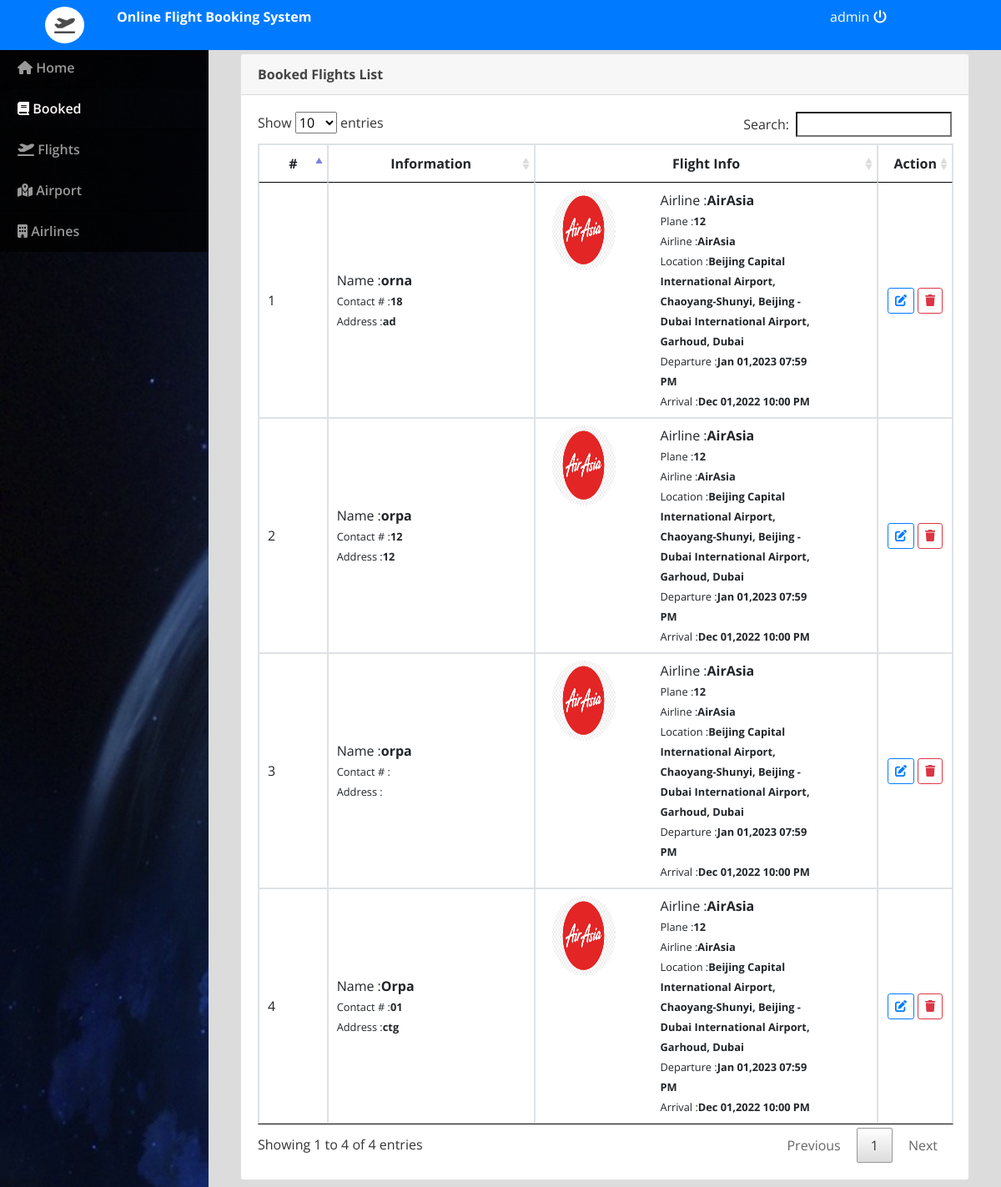
/admin/index.php?page=booked (signed in), run on the app's committed database.
### tables this page shows
CREATE TABLE `booked_flight` (
  `id` int(30) NOT NULL,
  `flight_id` int(30) NOT NULL,
  `name` text NOT NULL,
  `address` text NOT NULL,
  `contact` text NOT NULL
);

CREATE TABLE `airlines_list` (
  `id` int(30) NOT NULL,
  `airlines` text NOT NULL,
  `logo_path` text NOT NULL
);

CREATE TABLE `flight_list` (
  `id` int(30) NOT NULL,
  `airline_id` int(30) NOT NULL,
  `plane_no` text NOT NULL,
  `departure_airport_id` int(30) NOT NULL,
  `arrival_airport_id` int(30) NOT NULL,
  `departure_datetime` datetime NOT NULL,
  `arrival_datetime` datetime NOT NULL,
  `seats` int(10) NOT NULL DEFAULT 0,
  `price` double NOT NULL,
  `date_created` datetime NOT NULL DEFAULT current_timestamp()
);

### admin/booked.php (the view, shortened to what this page needs)
<?php include 'db_connect.php' ?>
<div class="container-fluid">
	<div class="col-lg-12">
		<div class="card">
			<div class="card-header">
				<large class="card-title">
					<b>Booked Flights List</b>
				</large>
			</div>
			<div class="card-body">
				<table class="table table-bordered" id="flight-list">
					<colgroup>
						<col width="10%">
						<col width="30%">
						<col width="50%">
						<col width="10%">
					</colgroup>
					<thead>
						<tr>
							<th class="text-center">#</th>
							<th class="text-center">Information</th>
							<th class="text-center">Flight Info</th>
							<th class="text-center">Action</th>
						</tr>
					</thead>
					<tbody>
						<?php
							$airport = $conn->query("SELECT * FROM airport_list ");
							while($row = $airport->fetch_assoc()){
								$aname[$row['id']] = ucwords($row['airport'].', '.$row['location']);
							}
							$i=1;
							$qry = $conn->query("SELECT b.*,f.*,a.airlines,a.logo_path,b.id as bid FROM  booked_flight b inner join flight_list f on f.id = b.flight_id inner join airlines_list a on f.airline_id = a.id  order by b.id desc");
							while($row = $qry->fetch_assoc()):
						 ?>
						 <tr>
						 	<td><?php echo $i++ ?></td>
						 	<td>
						 		<p>Name :<b><?php echo $row['name'] ?></b></p>
						 		<p><small>Contact # :<b><?php echo $row['contact'] ?></small></b></p>
						 		<p><small>Address :<b><?php echo $row['address'] ?></small></b></p>
						 	</td>
						 	<td>
						 		<div class="row">
						 		<div class="col-sm-4">
						 			<img src="../assets/img/<?php echo $row['logo_path'] ?>" alt="" class="btn-rounder badge-pill">
						 		</div>
						 		<div class="col-sm-6">
						 		<p>Airline :<b><?php echo $row['airlines'] ?></b></p>
						 		<p><small>Plane :<b><?php echo $row['plane_no'] ?></small></b></p>
						 		<p><small>Airline :<b><?php echo $row['airlines'] ?></small></b></p>
						 		<p><small>Location :<b><?php echo $aname[$row['departure_airport_id']].' - '.$aname[$row['arrival_airport_id']] ?></small></b></p>
						 		<p><small>Departure :<b><?php echo date('M d,Y h:i A',strtotime($row['departure_datetime'])) ?></small></b></p>
						 		<p><small>Arrival :<b><?php echo date('M d,Y h:i A',strtotime($row['arrival_datetime'])) ?></small></b></p>
						 		</div>
						 		</div>
						 	</td>
						 	<td class="text-center">
						 			<button class="btn btn-outline-primary btn-sm edit_booked" type="button" data-id="<?php echo $row['bid'] ?>"><i class="fa fa-edit"></i></button>
						 			<button class="btn btn-outline-danger btn-sm delete_booked" type="button" data-id="<?php echo $row['bid'] ?>"><i class="fa fa-trash"></i></button>
						 	</td>
						 </tr>
						<?php endwhile; ?>
					</tbody>
				</table>
			</div>
		</div>
	</div>
</div>

### admin/index.php (shortened to what this page needs)
<!DOCTYPE html>
<html lang="en">
<head>
    <?php
 include('./header.php'); ;
 ?>
</head>
<body>
    <?php include 'topbar.php' ?>
    <?php include 'navbar.php' ?>
    <main id="view-panel">
        <?php $page = isset($_GET['page']) ? $_GET['page'] :'home'; ?>
        <?php include $page.'.php' ?>
    </main>
</body>
</html>

### admin/header.php (shortened to what this page needs)
  <link rel="stylesheet" href="assets/font-awesome/css/all.min.css">
<link href="assets/vendor/bootstrap/css/bootstrap.min.css" rel="stylesheet">
<link href="assets/vendor/icofont/icofont.min.css" rel="stylesheet">
<link href="assets/vendor/boxicons/css/boxicons.min.css" rel="stylesheet">
<link href="assets/vendor/venobox/venobox.css" rel="stylesheet">
<link href="assets/vendor/animate.css/animate.min.css" rel="stylesheet">
<link href="assets/vendor/remixicon/remixicon.css" rel="stylesheet">
<link href="assets/vendor/owl.carousel/assets/owl.carousel.min.css" rel="stylesheet">
<link href="assets/vendor/bootstrap-datepicker/css/bootstrap-datepicker.min.css" rel="stylesheet">
<link href="assets/DataTables/datatables.min.css" rel="stylesheet">
<link href="assets/css/jquery.datetimepicker.min.css" rel="stylesheet">
<link href="assets/css/select2.min.css" rel="stylesheet">
<link href="assets/css/style.css" rel="stylesheet">
<link type="text/css" rel="stylesheet" href="assets/css/jquery-te-1.4.0.css">

### admin/topbar.php (shortened to what this page needs)
<nav class="navbar navbar-light fixed-top bg-primary" style="padding:0;">
  <div class="container-fluid mt-2 mb-2">
  	<div class="col-lg-12">
  		<div class="col-md-1 float-left" style="display: flex;">
  			<div class="logo">
  				<span class="fa fa-plane-departure"></span>
  			</div>
  		</div>
      <div class="col-md-4 float-left text-white">
        <large><b>Online Flight Booking System</b></large>
      </div>
	  	<div class="col-md-2 float-right text-white">
	  		<a href="ajax.php?action=logout" class="text-white"><?php echo $_SESSION['login_name'] ?> <i class="fa fa-power-off"></i></a>
	    </div>
    </div>
  </div>
</nav>

### admin/navbar.php (shortened to what this page needs)
<nav id="sidebar" class='mx-lt-5 bg-dark' >
		<div class="sidebar-list">
				<a href="index.php?page=home" class="nav-item nav-home"><span class='icon-field'><i class="fa fa-home"></i></span> Home</a>
				<a href="index.php?page=booked" class="nav-item nav-booked"><span class='icon-field'><i class="fa fa-book"></i></span> Booked</a>
				<a href="index.php?page=flights" class="nav-item nav-flights"><span class='icon-field'><i class="fa fa-plane-departure"></i></span> Flights</a>
				<a href="index.php?page=airport" class="nav-item nav-airport"><span class='icon-field'><i class="fa fa-map-marked-alt"></i></span> Airport</a>
				<a href="index.php?page=airport" class="nav-item nav-airport"><span class='icon-field'><i class="fa fa-building"></i></span> Airlines</a>
		</div>
</nav>

### admin/assets/css/style.css (style rules this page uses)
body { font-family: "Open Sans", sans-serif; color: #444444; width: 100%; height: calc(100%); }
a { color: #1977cc; }
nav#sidebar { height: calc(100%); position: fixed; z-index: 99; left: 0; width: 250px; background: url(../../../assets/img/travel-cover.jpg); background-repeat: no-repeat; background-size: cover; }
a.nav-item { position: relative; display: block; padding: .75rem 1.25rem; margin-bottom: -1px; border: 1px solid rgba(0,0,0,.125); background-color: #000000c4; color: #989898; font-weight: 600; }
a.nav-item:hover, .nav-item.active { background-color: #000000ad; color: #fffafa; }
main#view-panel { margin-left: 250px; width:calc(100% - 250px); margin-top: 3.5rem; padding: .5em }

### admin/index.php (style rules this page uses)
body { background: #80808045; }

### admin/topbar.php (style rules this page uses)
.logo { margin: auto; font-size: 20px; background: white; padding: 7px 11px; border-radius: 50% 50%; color: #000000b3; }

### admin/booked.php (style rules this page uses)
td p { margin:unset; }
td img { width: 8vw; height: 12vh; }
td { vertical-align: middle !important; }

### data on the page
booked_flight: name "orna", contact "18", address "ad", airlines_list.logo_path (picture), airlines_list.airlines "AirAsia", flight_list.plane_no "12", flight_list.departure_airport_id "Beijing Capital International Airport, Chaoyang-Shunyi, Beijing", flight_list.arrival_airport_id "Dubai International Airport, Garhoud, Dubai", flight_list.departure_datetime "Jan 01,2023 07:59 PM", flight_list.arrival_datetime "Dec 01,2022 10:00 PM"
booked_flight: name "orpa", contact "12", address "12", airlines_list.logo_path (picture), airlines_list.airlines "AirAsia", flight_list.plane_no "12", flight_list.departure_airport_id "Beijing Capital International Airport, Chaoyang-Shunyi, Beijing", flight_list.arrival_airport_id "Dubai International Airport, Garhoud, Dubai", flight_list.departure_datetime "Jan 01,2023 07:59 PM", flight_list.arrival_datetime "Dec 01,2022 10:00 PM"
booked_flight: name "orpa", airlines_list.logo_path (picture), airlines_list.airlines "AirAsia", flight_list.plane_no "12", flight_list.departure_airport_id "Beijing Capital International Airport, Chaoyang-Shunyi, Beijing", flight_list.arrival_airport_id "Dubai International Airport, Garhoud, Dubai", flight_list.departure_datetime "Jan 01,2023 07:59 PM", flight_list.arrival_datetime "Dec 01,2022 10:00 PM"
booked_flight: name "Orpa", contact "01", address "ctg", airlines_list.logo_path (picture), airlines_list.airlines "AirAsia", flight_list.plane_no "12", flight_list.departure_airport_id "Beijing Capital International Airport, Chaoyang-Shunyi, Beijing", flight_list.arrival_airport_id "Dubai International Airport, Garhoud, Dubai", flight_list.departure_datetime "Jan 01,2023 07:59 PM", flight_list.arrival_datetime "Dec 01,2022 10:00 PM"

### other printed values
$_SESSION['login_name'] "admin"
